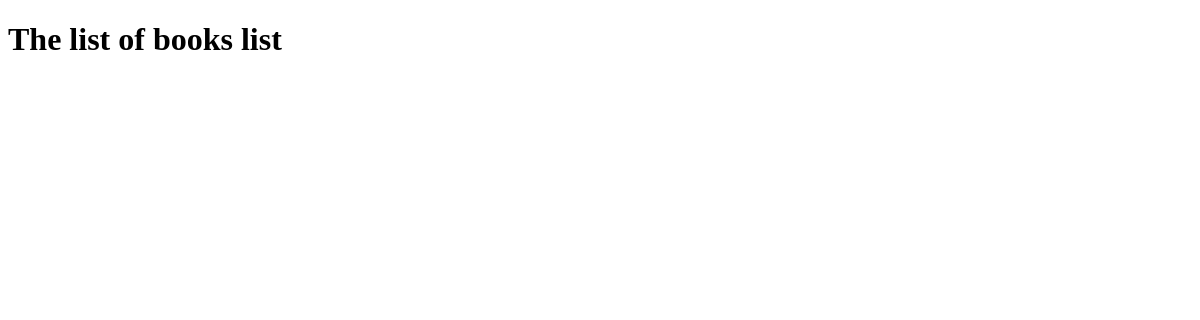
Before: / with the older database file.
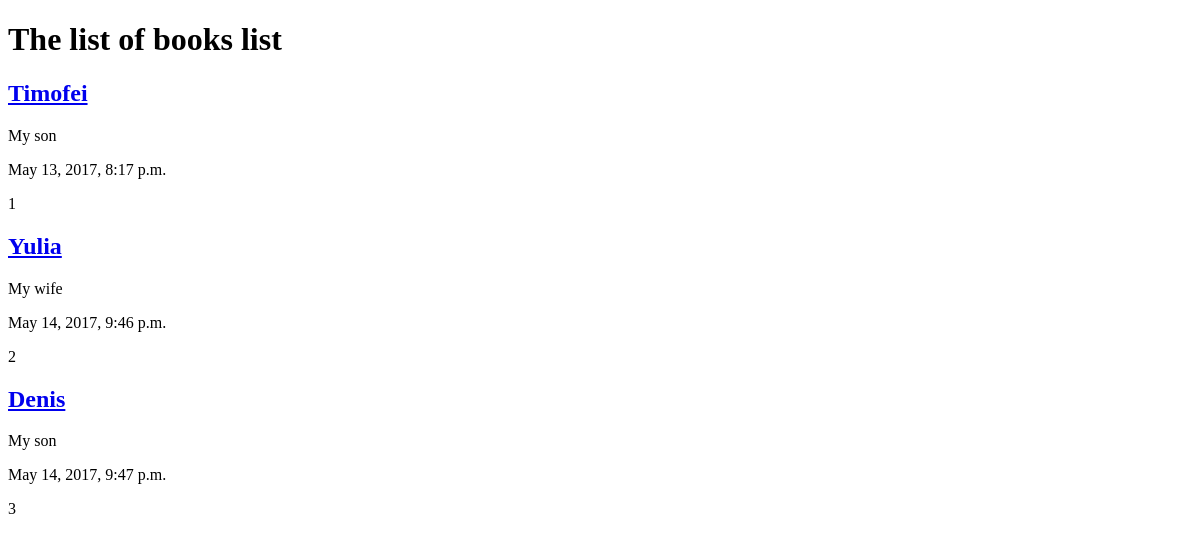
After: the same page with the newer database file.
### post/models.py (models this page shows, shortened)
class Post(models.Model):
    title = models.CharField('About', max_length=30)
    content = models.TextField('Description')
    tpublish = models.DateTimeField('Date', default=timezone.now)

### post/views.py (the view)
# urls.py: url(r'^$', postlist),
def postlist(request):
    querybook = Post.objects.all
    content = {
        "title": "The list of books list",
        "object_list": querybook,
    }
    return render(request, "index.html", content)

### templates/index.html (shortened to what this page needs)
<!DOCTYPE html>
<html lang="en">
<head>
</head>
<body>
	<h1> {{title}} </h1>
	<p>
	{% for i in object_list %}
		<h2> <a href="/{{i.id}}/" > {{i.title}} </a> </h2>
		<p> {{i.content}} </p>
		<p> {{i.tpublish}} </p>
		<p> {{i.id}} </p>
	{% endfor %}
	 </p>
</body>
</html>

Changed rows visible on the page:
added Post: title "Timofei", content "My son", tpublish "May 13, 2017, 8:17 p.m.", id "1"
added Post: title "Yulia", content "My wife", tpublish "May 14, 2017, 9:46 p.m.", id "2"
added Post: title "Denis", content "My son", tpublish "May 14, 2017, 9:47 p.m.", id "3"
